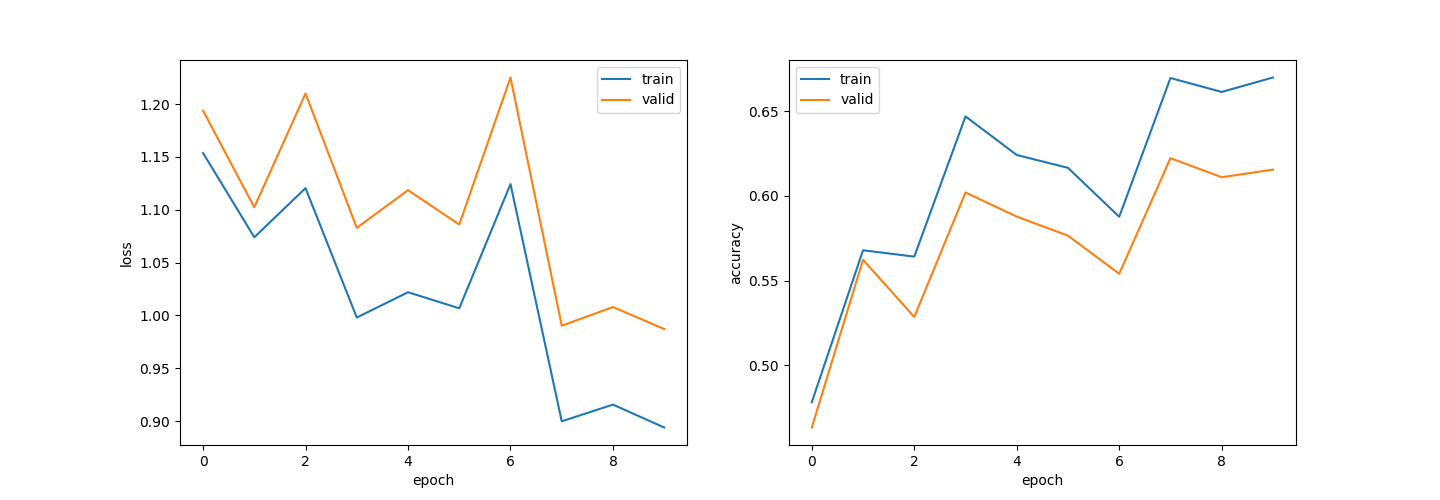

Source code (Python):
import time
import torch
import string
import pandas as pd
import numpy as np
from torch import nn
from torch import optim
from collections import defaultdict
from matplotlib import pyplot as plt
from torch.utils.data import Dataset
from torch.utils.data import DataLoader
from sklearn.model_selection import train_test_split
from gensim.models import KeyedVectors

def calculate_loss_and_accuracy(model, dataset, device = None, criterion = None):
    dataloader = DataLoader(dataset, batch_size = 1, shuffle = False)
    loss = 0.0
    total = 0
    correct = 0
    with torch.no_grad():
        for data in dataloader:
            inputs = data['inputs'].to(device)
            labels = data['labels'].to(device)
            outputs = model(inputs)
            if criterion != None:
                loss += criterion(outputs, labels).item()
            pred = torch.argmax(outputs, dim=-1)
            total += len(inputs)
            correct += (pred == labels).sum().item()
    return loss / len(dataset), correct / total

def visualize_logs(log):
    fig, ax = plt.subplots(1, 2, figsize = (15, 5))
    ax[0].plot(np.array(log['train']).T[0], label = 'train')
    ax[0].plot(np.array(log['valid']).T[0], label = 'valid')
    ax[0].set_xlabel('epoch')
    ax[0].set_ylabel('loss')
    ax[0].legend()
    ax[1].plot(np.array(log['train']).T[1], label = 'train')
    ax[1].plot(np.array(log['valid']).T[1], label = 'valid')
    ax[1].set_xlabel('epoch')
    ax[1].set_ylabel('accuracy')
    ax[1].legend()
    plt.show()

def train_model(dataset_train, dataset_valid, batch_size, model, criterion, optimizer, num_epochs, collate_fn = None, device = None):
    model.to(device)
    dataloader_train = DataLoader(dataset_train, batch_size = batch_size, shuffle = True, collate_fn = collate_fn)
    dataloader_valid = DataLoader(dataset_valid, batch_size = 1, shuffle = False)
    scheduler = optim.lr_scheduler.CosineAnnealingLR(optimizer, num_epochs, eta_min = 1e-5, last_epoch = -1)
    
    log_train = []
    log_valid = []
    for epoch in range(num_epochs):
        s_time = time.time()
        model.train()
        for data in dataloader_train:
            optimizer.zero_grad()
            inputs = data['inputs'].to(device)
            labels = data['labels'].to(device)
            outputs = model(inputs)
            loss = criterion(outputs, labels)
            loss.backward()
            optimizer.step()
        model.eval()

        loss_train, acc_train = calculate_loss_and_accuracy(model, dataset_train, device, criterion = criterion)
        loss_valid, acc_valid = calculate_loss_and_accuracy(model, dataset_valid, device, criterion = criterion)
        log_train.append([loss_train, acc_train])
        log_valid.append([loss_valid, acc_valid])

        torch.save({'epoch': epoch, 'model_state_dict': model.state_dict(), 'optimizer_state_dict': optimizer.state_dict()}, f'checkpoint{epoch + 1}.pt')
        e_time = time.time()
        print(f'epoch: {epoch + 1}, loss_train: {loss_train:.4f}, accuracy_train: {acc_train:.4f}, loss_valid: {loss_valid:.4f}, accuracy_valid: {acc_valid:.4f}, {(e_time - s_time):.4f}sec') 
        if epoch > 2 and log_valid[epoch - 3][0] <= log_valid[epoch - 2][0] <= log_valid[epoch - 1][0] <= log_valid[epoch][0]:
            break
        scheduler.step()
    return {'train': log_train, 'valid': log_valid}

df = pd.read_csv('./100knock2022/DUAN/chapter06/newsCorpora.csv', header = None, sep = '\t', names = ['ID', 'TITLE', 'URL', 'PUBLISHER', 'CATEGORY', 'STORY', 'HOSTNAME', 'TIMESTAMP'])
df = df.loc[df['PUBLISHER'].isin(['Reuters', 'Huffington Post', 'Businessweek', 'Contactmusic.com', 'Daily Mail']), ['TITLE', 'CATEGORY']]
train, valid_test = train_test_split(df, test_size = 0.2, shuffle = True, random_state = 123, stratify = df['CATEGORY'])
valid, test = train_test_split(valid_test, test_size = 0.5, shuffle = True, random_state = 123, stratify = valid_test['CATEGORY'])
train.reset_index(drop = True, inplace = True)
valid.reset_index(drop = True, inplace = True)
test.reset_index(drop = True, inplace = True)

d = defaultdict(int)
table = str.maketrans(string.punctuation, ' '*len(string.punctuation))  
for text in train['TITLE']:
    for word in text.translate(table).split():
        d[word] += 1
d = sorted(d.items(), key=lambda x:x[1], reverse=True)

word2id = {word: i + 1 for i, (word, cnt) in enumerate(d) if cnt > 1} 

def tokenizer(text, word2id = word2id, unk = 0):
    table = str.maketrans(string.punctuation, ' '*len(string.punctuation))
    return [word2id.get(word, unk) for word in text.translate(table).split()]

class RNN(nn.Module):
    def __init__(self, vocab_size, emb_size, padding_idx, output_size, hidden_size, num_layers, emb_weights=None, bidirectional=False):
        super().__init__()
        self.hidden_size = hidden_size
        self.num_layers = num_layers
        self.num_directions = bidirectional + 1 
        if emb_weights != None:  
            self.emb = nn.Embedding.from_pretrained(emb_weights, padding_idx=padding_idx)
        else:
            self.emb = nn.Embedding(vocab_size, emb_size, padding_idx=padding_idx)
        self.rnn = nn.RNN(emb_size, hidden_size, num_layers, nonlinearity='tanh', bidirectional=bidirectional, batch_first=True)
        self.fc = nn.Linear(hidden_size * self.num_directions, output_size)

    def forward(self, x):
        self.batch_size = x.size()[0]
        hidden = self.init_hidden()  
        emb = self.emb(x)
        out, hidden = self.rnn(emb, hidden)
        out = self.fc(out[:, -1, :])
        return out

    def init_hidden(self):
        hidden = torch.zeros(1, self.batch_size, self.hidden_size)
        return hidden

class CreateDataset(Dataset):
    def __init__(self, X, y, tokenizer):
        self.X = X
        self.y = y
        self.tokenizer = tokenizer

    def __len__(self): 
        return len(self.y)

    def __getitem__(self, index): 
        text = self.X[index]
        inputs = self.tokenizer(text)
        return {'inputs': torch.tensor(inputs, dtype = torch.int64),'labels': torch.tensor(self.y[index], dtype = torch.int64)}

category_dict = {'b': 0, 't': 1, 'e':2, 'm':3}
y_train = train['CATEGORY'].map(lambda x: category_dict[x]).values
y_valid = valid['CATEGORY'].map(lambda x: category_dict[x]).values
y_test = test['CATEGORY'].map(lambda x: category_dict[x]).values
dataset_train = CreateDataset(train['TITLE'], y_train, tokenizer)
dataset_valid = CreateDataset(valid['TITLE'], y_valid, tokenizer)
dataset_test = CreateDataset(test['TITLE'], y_test, tokenizer)

class Padsequence():
    def __init__(self, padding_idx):
        self.padding_idx = padding_idx

    def __call__(self, batch):
        sorted_batch = sorted(batch, key=lambda x: x['inputs'].shape[0], reverse=True)
        sequences = [x['inputs'] for x in sorted_batch]
        sequences_padded = torch.nn.utils.rnn.pad_sequence(sequences, batch_first=True, padding_value=self.padding_idx)
        labels = torch.LongTensor([x['labels'] for x in sorted_batch])
        return {'inputs': sequences_padded, 'labels': labels}

model = KeyedVectors.load_word2vec_format('./100knock2022/DUAN/chapter07/GoogleNews-vectors-negative300.bin', binary=True)
VOCAB_SIZE = len(set(word2id.values())) + 1
EMB_SIZE = 300
weights = np.zeros((VOCAB_SIZE, EMB_SIZE))
words_in_pretrained = 0
for i, word in enumerate(word2id.keys()):
    try:
        weights[i] = model[word]
        words_in_pretrained += 1
    except KeyError:
        weights[i] = np.random.normal(scale=0.4, size=(EMB_SIZE))
weights = torch.from_numpy(weights.astype((np.float32)))

VOCAB_SIZE = len(set(word2id.values())) + 1
EMB_SIZE = 300
PADDING_IDX = len(set(word2id.values()))
OUTPUT_SIZE = 4
HIDDEN_SIZE = 50
LEARNING_RATE = 5e-2
BATCH_SIZE = 32
NUM_EPOCHS = 10
NUM_LAYERS = 1
model = RNN(VOCAB_SIZE, EMB_SIZE, PADDING_IDX, OUTPUT_SIZE, HIDDEN_SIZE, NUM_LAYERS, emb_weights=weights)
criterion = nn.CrossEntropyLoss()
optimizer = torch.optim.SGD(model.parameters(), lr=LEARNING_RATE)
device = torch.device('cuda' if torch.cuda.is_available() else 'cpu')
log = train_model(dataset_train, dataset_valid, BATCH_SIZE, model, criterion, optimizer, NUM_EPOCHS, collate_fn=Padsequence(PADDING_IDX), device=device)

visualize_logs(log)
n, acc_train = calculate_loss_and_accuracy(model, dataset_train, device)
t, acc_test = calculate_loss_and_accuracy(model, dataset_test, device)
print(f'正解率（学習データ）：{acc_train:.3f}')
print(f'正解率（評価データ）：{acc_test:.3f}')

'''
epoch: 1, loss_train: 1.1537, accuracy_train: 0.4782, loss_valid: 1.1938, accuracy_valid: 0.4633, 8.5511sec
epoch: 2, loss_train: 1.0740, accuracy_train: 0.5678, loss_valid: 1.1023, accuracy_valid: 0.5622, 9.8484sec
epoch: 3, loss_train: 1.1205, accuracy_train: 0.5641, loss_valid: 1.2101, accuracy_valid: 0.5285, 9.3686sec
epoch: 4, loss_train: 0.9980, accuracy_train: 0.6468, loss_valid: 1.0829, accuracy_valid: 0.6019, 8.0245sec
epoch: 5, loss_train: 1.0219, accuracy_train: 0.6241, loss_valid: 1.1185, accuracy_valid: 0.5877, 8.2047sec
epoch: 6, loss_train: 1.0068, accuracy_train: 0.6165, loss_valid: 1.0860, accuracy_valid: 0.5765, 9.4638sec
epoch: 7, loss_train: 1.1243, accuracy_train: 0.5876, loss_valid: 1.2252, accuracy_valid: 0.5540, 11.9080sec
epoch: 8, loss_train: 0.8998, accuracy_train: 0.6695, loss_valid: 0.9903, accuracy_valid: 0.6222, 10.5019sec
epoch: 9, loss_train: 0.9156, accuracy_train: 0.6613, loss_valid: 1.0079, accuracy_valid: 0.6109, 10.5707sec
epoch: 10, loss_train: 0.8939, accuracy_train: 0.6698, loss_valid: 0.9871, accuracy_valid: 0.6154, 9.2907sec
正解率（学習データ）：0.670
正解率（評価データ）：0.659
'''
